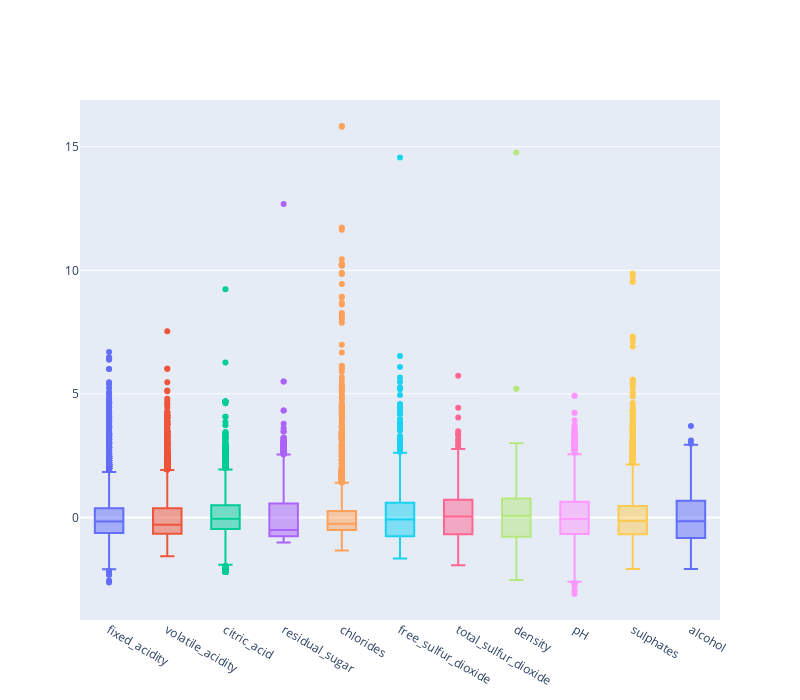

The code cell stored with this chart in its notebook:
### Code cell
standard = (df-df.mean())/df.std()

fig = go.Figure()
for i in standard.columns:
    fig.add_trace(go.Box(y=standard[str(i)], name=str(i)))
fig.update_layout(showlegend=False,height = 700, width=800)
fig.show()

### Figure 1 — Plotly figure (JSON) as saved in the notebook; plotly's stock layout.template omitted (floating-point values rounded to 4 significant figures; data arrays with more than 128 entries replaced by an {"elided": "..."} marker saying what was removed)
{"data": [{"name": "fixed_acidity", "type": "box", "y": {"elided": "6497 float values"}}, {"name": "volatile_acidity", "type": "box", "y": {"elided": "6497 float values"}}, {"name": "citric_acid", "type": "box", "y": {"elided": "6497 float values"}}, {"name": "residual_sugar", "type": "box", "y": {"elided": "6497 float values"}}, {"name": "chlorides", "type": "box", "y": {"elided": "6497 float values"}}, {"name": "free_sulfur_dioxide", "type": "box", "y": {"elided": "6497 float values"}}, {"name": "total_sulfur_dioxide", "type": "box", "y": {"elided": "6497 float values"}}, {"name": "density", "type": "box", "y": {"elided": "6497 float values"}}, {"name": "pH", "type": "box", "y": {"elided": "6497 float values"}}, {"name": "sulphates", "type": "box", "y": {"elided": "6497 float values"}}, {"name": "alcohol", "type": "box", "y": {"elided": "6497 float values"}}], "layout": {"height": 700, "showlegend": false, "width": 800}}
